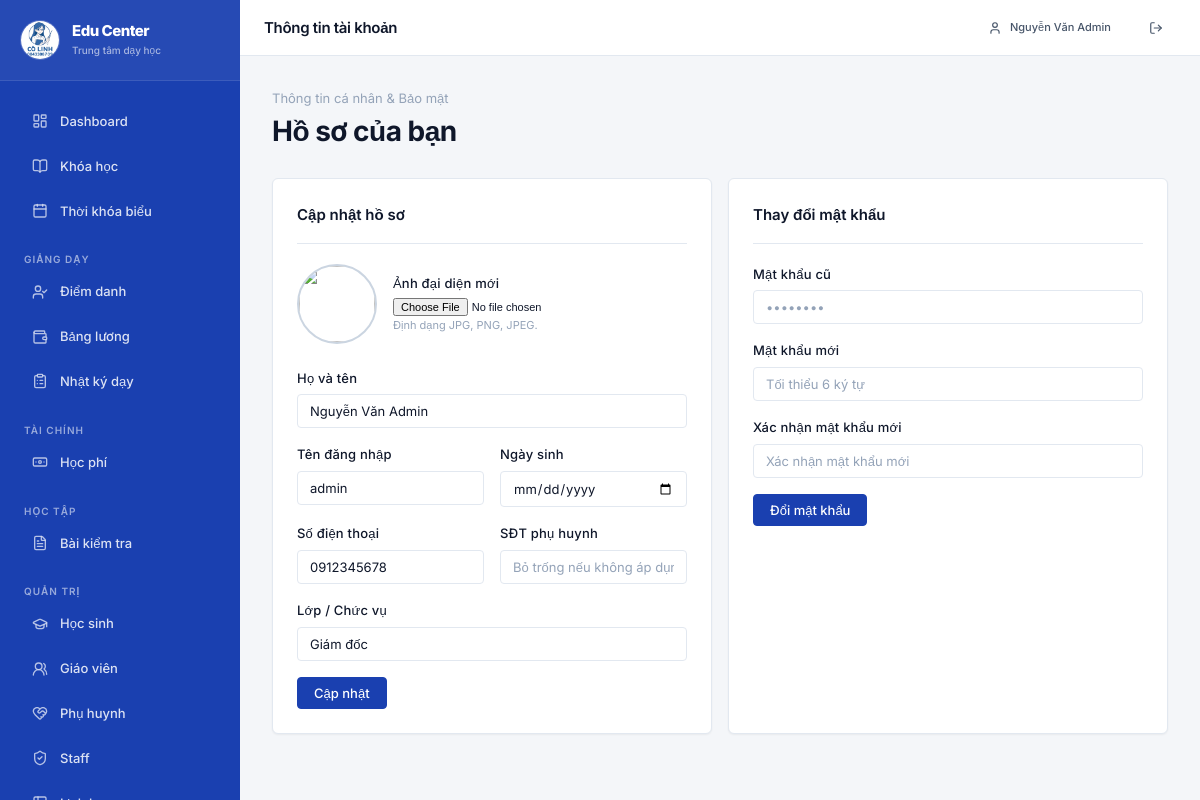
The app's page /profile (signed in) with its own data.
### models.py (models this page shows, shortened)
class User(db.Model, UserMixin):
    id = db.Column(db.Integer, primary_key=True)
    username = db.Column(db.String(80), unique=True, nullable=False)
    fullname = db.Column(db.String(100), nullable=False)
    user_code = db.Column(db.String(20), unique=True, nullable=False)
    role = db.Column(db.String(20), nullable=False, default="student")
    phone = db.Column(db.String(20))
    parent_phone = db.Column(db.String(20))
    birth_date = db.Column(db.Date)
    position = db.Column(db.String(100))
    password_hash = db.Column(db.String(255))
    is_active = db.Column(db.Boolean, default=True)
    avatar = db.Column(db.String(100), default="default.jpg")
    salary_rate_per_hour = db.Column(db.Integer, default=0)
    linked_student_id = db.Column(db.Integer, db.ForeignKey("user.id"))
    linked_student = db.relationship("User", remote_side=[id], uselist=False)
    courses_taught = db.relationship("Course", back_populates="teacher", foreign_keys="Course.teacher_id")
    schedules = db.relationship("Schedule", back_populates="teacher", foreign_keys="Schedule.teacher_id")
    enrollments = db.relationship("Enrollment", back_populates="student", foreign_keys="Enrollment.student_id")

### app.py (the view, shortened to what this page needs)
@app.route("/profile", methods=["GET", "POST"])
@login_required
def profile():
    profile_form = UpdateProfileForm()
    password_form = ChangePasswordForm()
    if request.method == "GET":
        profile_form.fullname.data = current_user.fullname
        profile_form.username.data = current_user.username
        profile_form.phone.data = current_user.phone
        profile_form.parent_phone.data = current_user.parent_phone
        profile_form.position.data = current_user.position
        profile_form.birth_date.data = current_user.birth_date
    image_file = url_for("static", filename="avatars/" + (current_user.avatar or "default.jpg"))
    return render_template("profile.html", profile_form=profile_form, password_form=password_form, image_file=image_file)

### forms.py (shortened to what this page needs)
class UpdateProfileForm(FlaskForm):
    fullname = StringField("Họ và tên", validators=[DataRequired(), Length(min=2)])
    username = StringField("Tên đăng nhập", validators=[DataRequired(), Length(min=4)])
    phone = TelField("Số điện thoại", validators=[Optional()])
    parent_phone = TelField("SĐT phụ huynh", validators=[Optional()])
    position = StringField("Lớp / Chức vụ", validators=[Optional(), Length(max=100)])
    birth_date = DateField("Ngày sinh", validators=[Optional()])
    avatar = FileField("Avatar", validators=[FileAllowed(["jpg", "png", "jpeg"], "Chỉ nhận file ảnh!")])
    submit_profile = SubmitField("Cập nhật")

class ChangePasswordForm(FlaskForm):
    old_password = PasswordField("Mật khẩu cũ", validators=[DataRequired()])
    new_password = PasswordField("Mật khẩu mới", validators=[DataRequired(), Length(min=6)])
    confirm_password = PasswordField("Xác nhận mật khẩu mới", validators=[DataRequired(), EqualTo("new_password")])
    submit_password = SubmitField("Đổi mật khẩu")

### app.py (called while the page is built)
@login_manager.user_loader
def load_user(user_id):
    return db.session.get(User, int(user_id))

@app.context_processor
def inject_globals():
    import datetime as dt
    today = dt.date.today()
    return {
        "WEEKDAYS": dict(WEEKDAYS),
        "STATUS_LABELS": STATUS_LABELS,
        "TUITION_LABELS": TUITION_LABELS,
        "ROLE_LABELS": ROLE_LABELS,
        "current_month_summary": current_month_summary,
        "money": lambda value: f"{int(value or 0):,}".replace(",", "."),
        "today_date": today.strftime('%d/%m/%Y'),
        "now": dt.datetime.now(),
    }

### templates/profile.html (shortened to what this page needs)
{% extends "base.html" %}
{% block page_title %}Thông tin tài khoản{% endblock %}
{% block content %}
<div class="page-header">
  <div class="page-title-area">
    <p>Thông tin cá nhân & Bảo mật</p>
    <h1>Hồ sơ của bạn</h1>
  </div>
</div>
<div class="form-grid-2">
  <div class="card">
    <div class="card-header">
      <h3 class="card-title">Cập nhật hồ sơ</h3>
    </div>
    <form method="POST" enctype="multipart/form-data">
      <div style="display: flex; align-items: center; gap: var(--space-4); margin-bottom: var(--space-6)">
        <div style="position: relative; width: 80px; height: 80px; flex-shrink: 0">
          <img id="avatar-preview" src="{{ image_file }}"
               style="width: 100%; height: 100%; border-radius: 50%; object-fit: cover; border: 2px solid var(--border-strong)">
        </div>
        <div style="flex: 1">
          <label class="form-label" style="margin-bottom: var(--space-1)">Ảnh đại diện mới</label>
          {{ profile_form.avatar(class="form-control", onchange="previewImage(event)", style="font-size: var(--text-xs); border: none; padding: 0") }}
          <div class="form-hint">Định dạng JPG, PNG, JPEG.</div>
        </div>
      </div>
      <div class="form-group">
        {{ profile_form.fullname.label(class="form-label") }}
        {{ profile_form.fullname() }}
      </div>
      <div class="form-grid-2">
        <div class="form-group">
          {{ profile_form.username.label(class="form-label") }}
          {{ profile_form.username() }}
        </div>
        <div class="form-group">
          {{ profile_form.birth_date.label(class="form-label") }}
          {{ profile_form.birth_date(type="date") }}
        </div>
      </div>
      <div class="form-grid-2">
        <div class="form-group">
          {{ profile_form.phone.label(class="form-label") }}
          {{ profile_form.phone() }}
        </div>
        <div class="form-group">
          {{ profile_form.parent_phone.label(class="form-label") }}
          {{ profile_form.parent_phone(placeholder="Bỏ trống nếu không áp dụng") }}
        </div>
      </div>
      <div class="form-group">
        {{ profile_form.position.label(class="form-label") }}
        {{ profile_form.position() }}
      </div>
      <div style="margin-top: var(--space-4)">
        {{ profile_form.submit_profile(class="btn btn-primary") }}
      </div>
    </form>
  </div>
  <div class="card">
    <div class="card-header">
      <h3 class="card-title">Thay đổi mật khẩu</h3>
    </div>
    <form method="POST">
      <div class="form-group">
        {{ password_form.old_password.label(class="form-label") }}
        {{ password_form.old_password(placeholder="••••••••") }}
      </div>
      <div class="form-group">
        {{ password_form.new_password.label(class="form-label") }}
        {{ password_form.new_password(placeholder="Tối thiểu 6 ký tự") }}
      </div>
      <div class="form-group">
        {{ password_form.confirm_password.label(class="form-label") }}
        {{ password_form.confirm_password(placeholder="Xác nhận mật khẩu mới") }}
      </div>
      <div style="margin-top: var(--space-4)">
        {{ password_form.submit_password(class="btn btn-primary") }}
      </div>
    </form>
  </div>
</div>
{% endblock %}

### templates/base.html (shortened to what this page needs)
<!DOCTYPE html>
<html lang="vi">
<head>
  <link rel="stylesheet" href="{{ url_for('static', filename='css/main.css') }}">
</head>
<body>
  <div class="app-shell">
    <aside class="sidebar">
      <a href="{{ url_for('index') }}" class="sidebar-brand-link">
        <div class="sidebar-logo">
          <img src="{{ url_for('static', filename='images/logo.png') }}" alt="Logo" class="sidebar-logo-img">
          <div class="sidebar-brand-info">
            <h1 class="sidebar-brand-title">Edu Center</h1>
            <span class="sidebar-brand-subtitle">Trung tâm dạy học</span>
          </div>
        </div>
      </a>
      <nav class="nav-section">
        <a href="{{ url_for('index') }}" class="nav-item {% if request.endpoint == 'index' %}active{% endif %}">
          <i data-lucide="layout-dashboard"></i> Dashboard
        </a>
        <a href="{{ url_for('courses') }}" class="nav-item {% if 'course' in request.endpoint %}active{% endif %}">
          <i data-lucide="book-open"></i> Khóa học
        </a>
        <a href="{{ url_for('my_schedule') }}"
          class="nav-item {% if 'schedule' in request.endpoint and request.endpoint != 'schedules' %}active{% endif %}">
          <i data-lucide="calendar"></i> Thời khóa biểu
        </a>
        {% if current_user.role in ('admin','manager','teacher') %}
        <div class="nav-label">Giảng dạy</div>
        <a href="{{ url_for('attendance') }}"
          class="nav-item {% if 'attendance' in request.endpoint %}active{% endif %}">
          <i data-lucide="user-check"></i> Điểm danh
        </a>
        <a href="{{ url_for('payroll') }}" class="nav-item {% if 'payroll' in request.endpoint %}active{% endif %}">
          <i data-lucide="wallet"></i> Bảng lương
        </a>
        <a href="{{ url_for('my_teaching_records') }}"
          class="nav-item {% if 'teaching' in request.endpoint %}active{% endif %}">
          <i data-lucide="clipboard-list"></i> Nhật ký dạy
        </a>
        {% endif %}
        {% if current_user.role in ('admin','manager','student','parent') %}
        <div class="nav-label">Tài chính</div>
        <a href="{{ url_for('tuition') }}" class="nav-item {% if 'tuition' in request.endpoint %}active{% endif %}">
          <i data-lucide="banknote"></i> Học phí
        </a>
        {% endif %}
        <div class="nav-label">Học tập</div>
        <a href="{{ url_for('exam_list') }}" class="nav-item {% if 'exam' in request.endpoint %}active{% endif %}">
          <i data-lucide="file-text"></i> Bài kiểm tra
        </a>
        {% if current_user.role in ('admin','manager') %}
        <div class="nav-label">Quản trị</div>
        <a href="{{ url_for('manage_users', role_name='students') }}"
          class="nav-item {% if request.endpoint == 'manage_users' and request.view_args.get('role_name','') == 'students' %}active{% endif %}">
          <i data-lucide="graduation-cap"></i> Học sinh
        </a>
        <a href="{{ url_for('manage_users', role_name='teachers') }}"
          class="nav-item {% if request.endpoint == 'manage_users' and request.view_args.get('role_name','') == 'teachers' %}active{% endif %}">
          <i data-lucide="users-2"></i> Giáo viên
        </a>
        <a href="{{ url_for('manage_users', role_name='parents') }}"
          class="nav-item {% if request.endpoint == 'manage_users' and request.view_args.get('role_name','') == 'parents' %}active{% endif %}">
          <i data-lucide="heart-handshake"></i> Phụ huynh
        </a>
        <a href="{{ url_for('manage_users', role_name='staff') }}"
          class="nav-item {% if request.endpoint == 'manage_users' and request.view_args.get('role_name','') == 'staff' %}active{% endif %}">
          <i data-lucide="shield-check"></i> Staff
        </a>
        <a href="{{ url_for('schedules') }}" class="nav-item {% if request.endpoint == 'schedules' %}active{% endif %}">
          <i data-lucide="table-2"></i> Lịch học
        </a>
        {% endif %}
      </nav>
    </aside>
    <div class="main-area">
      <header class="topbar">
        <div style="display:flex;align-items:center;gap:var(--space-3)">
          <h2 style="margin:0;font-size:var(--text-md);font-weight:600;font-family:inherit">
            {% block page_title %}{% endblock %}
          </h2>
        </div>
        <div style="display:flex;align-items:center;gap:var(--space-3)">
          <a href="{{ url_for('profile') }}" class="btn btn-ghost btn-sm">
            <i data-lucide="user" style="width:14px;height:14px;"></i>
            {{ current_user.fullname }}
          </a>
          <a href="{{ url_for('logout') }}" class="btn btn-ghost btn-sm" title="Đăng xuất">
            <i data-lucide="log-out" style="width:14px;height:14px;"></i>
          </a>
        </div>
      </header>
      <main class="page-content">
        {% block content %}{% endblock %}
      </main>
    </div>
  </div>
</body>
</html>

### records on screen
User: fullname "Nguyễn Văn Admin", username "admin", phone "0912345678", position "Giám đốc"

### other values on screen
{{ profile_form.fullname.label(class="form-label") }} "Họ và tên"
{{ profile_form.username.label(class="form-label") }} "Tên đăng nhập"
{{ profile_form.birth_date.label(class="form-label") }} "Ngày sinh"
{{ profile_form.phone.label(class="form-label") }} "Số điện thoại"
{{ profile_form.parent_phone.label(class="form-label") }} "SĐT phụ huynh"
{{ profile_form.position.label(class="form-label") }} "Lớp / Chức vụ"
{{ password_form.old_password.label(class="form-label") }} "Mật khẩu cũ"
{{ password_form.new_password.label(class="form-label") }} "Mật khẩu mới"
{{ password_form.confirm_password.label(class="form-label") }} "Xác nhận mật khẩu mới"
